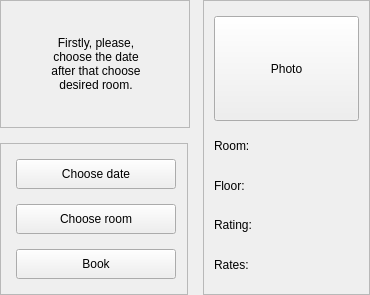
<?xml version="1.0" encoding="UTF-8"?>
<ui version="4.0">
 <class>BookSectionPage</class>
 <widget class="QWidget" name="BookSectionPage">
  <property name="geometry">
   <rect>
    <x>0</x>
    <y>0</y>
    <width>370</width>
    <height>295</height>
   </rect>
  </property>
  <property name="minimumSize">
   <size>
    <width>370</width>
    <height>295</height>
   </size>
  </property>
  <property name="windowTitle">
   <string>Form</string>
  </property>
  <layout class="QGridLayout" name="gridLayout">
   <property name="leftMargin">
    <number>0</number>
   </property>
   <property name="topMargin">
    <number>0</number>
   </property>
   <property name="rightMargin">
    <number>0</number>
   </property>
   <property name="bottomMargin">
    <number>0</number>
   </property>
   <property name="spacing">
    <number>15</number>
   </property>
   <item row="0" column="0">
    <widget class="QFrame" name="questionFrame">
     <property name="minimumSize">
      <size>
       <width>190</width>
       <height>30</height>
      </size>
     </property>
     <property name="frameShape">
      <enum>QFrame::Shape::StyledPanel</enum>
     </property>
     <property name="frameShadow">
      <enum>QFrame::Shadow::Raised</enum>
     </property>
     <layout class="QHBoxLayout" name="horizontalLayout">
      <property name="spacing">
       <number>0</number>
      </property>
      <property name="leftMargin">
       <number>0</number>
      </property>
      <property name="topMargin">
       <number>0</number>
      </property>
      <property name="rightMargin">
       <number>0</number>
      </property>
      <property name="bottomMargin">
       <number>0</number>
      </property>
      <item>
       <widget class="QLabel" name="questionLabel">
        <property name="minimumSize">
         <size>
          <width>190</width>
          <height>30</height>
         </size>
        </property>
        <property name="text">
         <string>Firstly, please,
choose the date
after that choose
desired room.</string>
        </property>
        <property name="alignment">
         <set>Qt::AlignmentFlag::AlignCenter</set>
        </property>
       </widget>
      </item>
     </layout>
    </widget>
   </item>
   <item row="1" column="0">
    <widget class="QFrame" name="controlFrame">
     <property name="frameShape">
      <enum>QFrame::Shape::StyledPanel</enum>
     </property>
     <property name="frameShadow">
      <enum>QFrame::Shadow::Raised</enum>
     </property>
     <layout class="QVBoxLayout" name="verticalLayout">
      <property name="spacing">
       <number>15</number>
      </property>
      <property name="leftMargin">
       <number>15</number>
      </property>
      <property name="topMargin">
       <number>15</number>
      </property>
      <property name="rightMargin">
       <number>15</number>
      </property>
      <property name="bottomMargin">
       <number>15</number>
      </property>
      <item>
       <widget class="QPushButton" name="chooseDateButton">
        <property name="minimumSize">
         <size>
          <width>160</width>
          <height>30</height>
         </size>
        </property>
        <property name="text">
         <string>Choose date</string>
        </property>
       </widget>
      </item>
      <item>
       <widget class="QPushButton" name="chooseRoomButton">
        <property name="minimumSize">
         <size>
          <width>160</width>
          <height>30</height>
         </size>
        </property>
        <property name="text">
         <string>Choose room</string>
        </property>
       </widget>
      </item>
      <item>
       <widget class="QPushButton" name="bookButton">
        <property name="minimumSize">
         <size>
          <width>160</width>
          <height>30</height>
         </size>
        </property>
        <property name="text">
         <string>Book</string>
        </property>
       </widget>
      </item>
     </layout>
    </widget>
   </item>
   <item row="0" column="1" rowspan="2">
    <widget class="QFrame" name="roomFrame">
     <property name="frameShape">
      <enum>QFrame::Shape::StyledPanel</enum>
     </property>
     <property name="frameShadow">
      <enum>QFrame::Shadow::Raised</enum>
     </property>
     <layout class="QVBoxLayout" name="verticalLayout_2">
      <property name="spacing">
       <number>10</number>
      </property>
      <property name="leftMargin">
       <number>10</number>
      </property>
      <property name="topMargin">
       <number>15</number>
      </property>
      <property name="rightMargin">
       <number>10</number>
      </property>
      <property name="bottomMargin">
       <number>15</number>
      </property>
      <item>
       <widget class="QPushButton" name="photoButton">
        <property name="minimumSize">
         <size>
          <width>145</width>
          <height>105</height>
         </size>
        </property>
        <property name="text">
         <string>Photo</string>
        </property>
       </widget>
      </item>
      <item>
       <widget class="QLabel" name="roomNumberLabel">
        <property name="text">
         <string>Room: </string>
        </property>
       </widget>
      </item>
      <item>
       <widget class="QLabel" name="floorNumberLabel">
        <property name="text">
         <string>Floor:</string>
        </property>
       </widget>
      </item>
      <item>
       <widget class="QLabel" name="ratingLabel">
        <property name="text">
         <string>Rating:</string>
        </property>
       </widget>
      </item>
      <item>
       <widget class="QLabel" name="ratesLabel">
        <property name="text">
         <string>Rates:</string>
        </property>
       </widget>
      </item>
     </layout>
    </widget>
   </item>
  </layout>
 </widget>
 <resources/>
 <connections/>
</ui>
